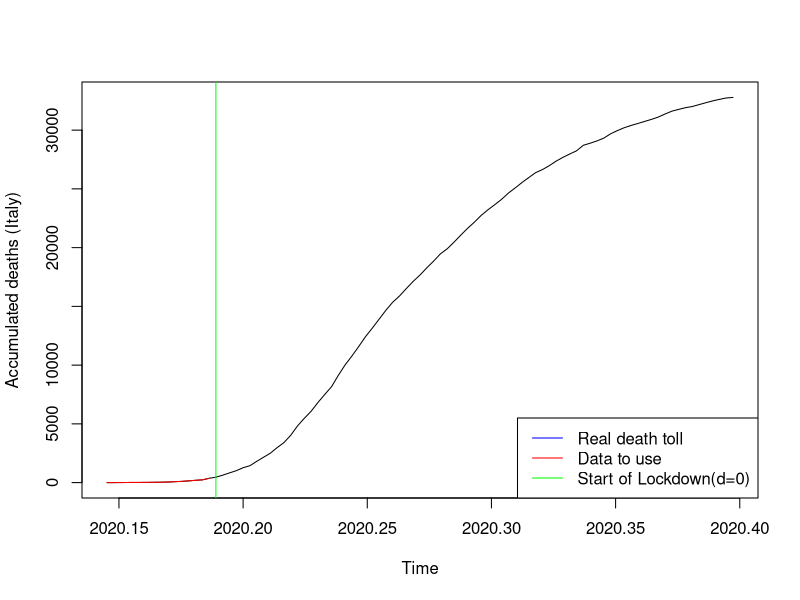
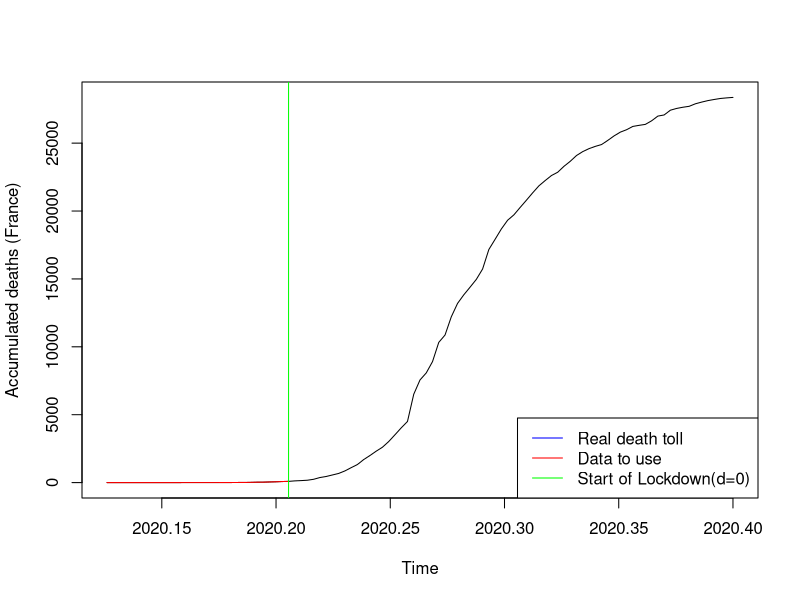
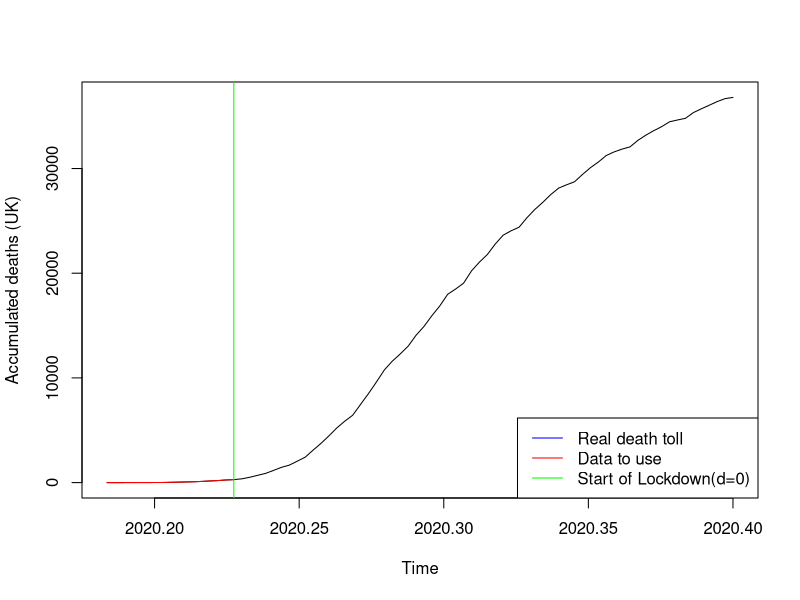
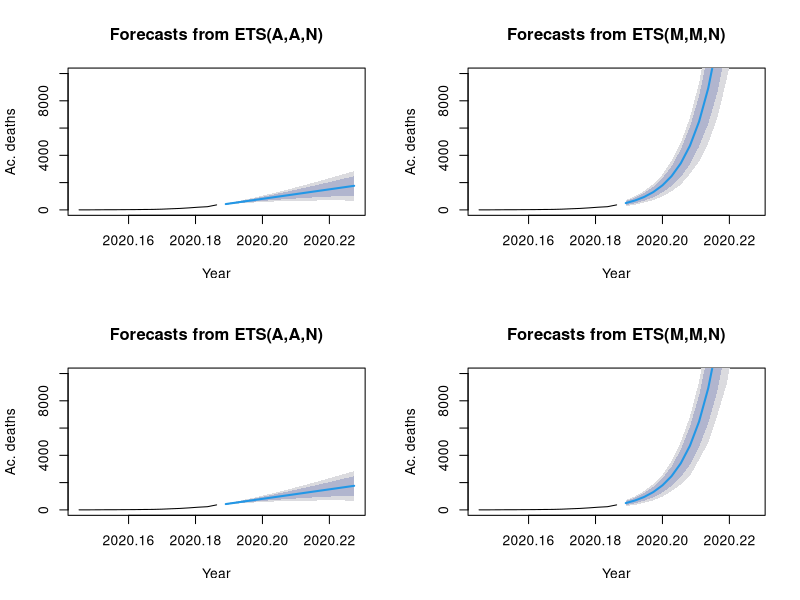
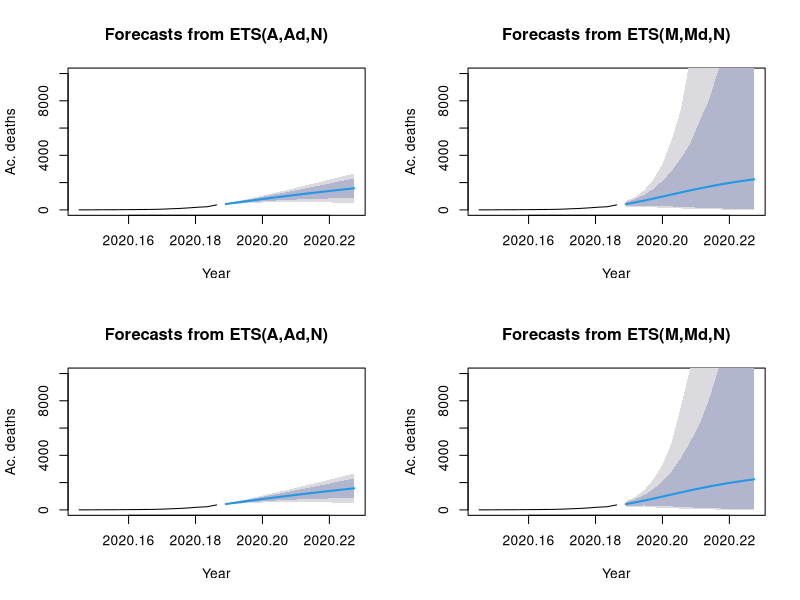
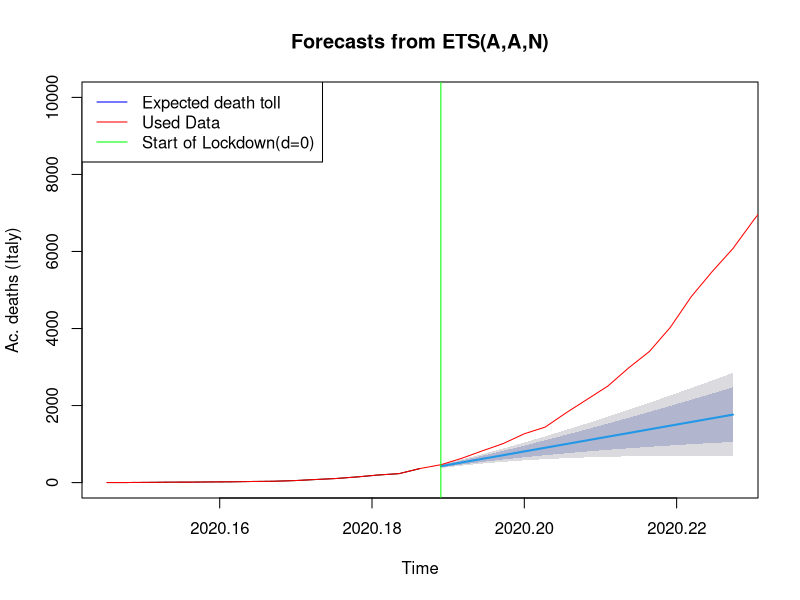
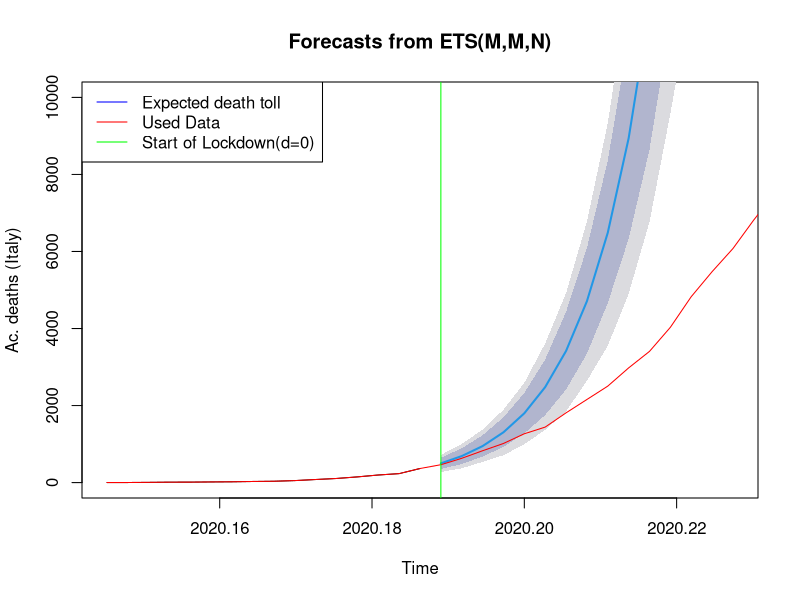
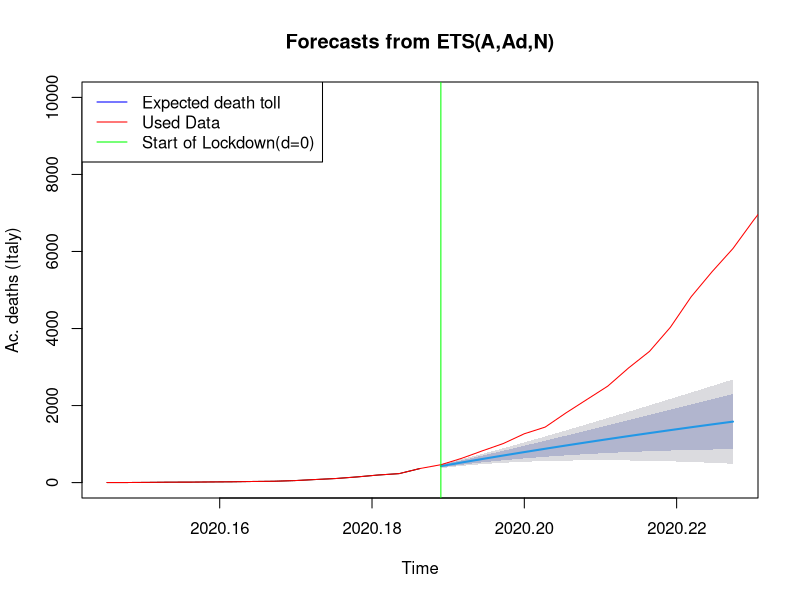

Recreate these plots in R, in order. (Note: a time limit stopped this script after it produced the figures.)
## ---- chunk 1
covid_data <- read.csv("COVID_data_v3.csv", header=TRUE, sep=",")
#ProjectData <- data.matrix(ProjectData) 
#ProjectData_INITIAL <- ProjectData
## ---- chunk 2
t0_IT=2020+53/365 #day of first casualty
P=15 #predicted days
cIT2_0 <- ts((covid_data$Cdeaths_IT[54:69]),start=t0_IT, frequency=365) #t=0 @ day69. +14d #before it was starting at 45
cIT3 <- ts((covid_data$Cdeaths_IT[54:146]),start=t0_IT, frequency=365)

plot(cIT3, xlab="Time", ylab="Accumulated deaths (Italy)")
lines(cIT2_0, col="red")
abline(v=2020+69/365, col="green")
legend("bottomright", legend=c("Real death toll","Data to use", "Start of Lockdown(d=0)"), col=c("blue", "red","green"), lty=1)
## ---- chunk 3
#French Data
t0_FR <- 2020+46/365
cFRA2_0 <- ts(covid_data$Cdeaths_FRA[46:75],start=t0_FR, frequency=365) #t=0 @ day75, March 15th #before it was starting at 45
cFRA3 <- ts(covid_data$Cdeaths_FRA[46:146],start=t0_FR, frequency=365)

plot(cFRA3, xlab="Time", ylab="Accumulated deaths (France)")
lines(cFRA2_0, col="red")
abline(v=2020+75/365, col="green")
legend("bottomright", legend=c("Real death toll","Data to use", "Start of Lockdown(d=0)"), col=c("blue", "red","green"), lty=1)
## ---- chunk 4
#UK Data

t0_UK=2020+67/365
cUK2_0 <- ts(covid_data$Cdeaths_UK[67:83],start=t0_UK, frequency=365) #t=0 @ day83. +0d
cUK3 <- ts(covid_data$Cdeaths_UK[67:146],start=t0_UK, frequency=365)

plot(cUK3, xlab="Time", ylab="Accumulated deaths (UK)")
lines(cUK2_0, col="red")
abline(v=2020+83/365, col="green")
legend("bottomright", legend=c("Real death toll","Data to use", "Start of Lockdown(d=0)"), col=c("blue", "red","green"), lty=1)


## ---- chunk 5
library(forecast)
#Italy
cIT2_0_AAN <- ets(cIT2_0, model="AAN", damped=FALSE)
cIT2_0_AAZ <- ets(cIT2_0, model="AAZ", damped=FALSE)
cIT2_0_MMN <- ets(cIT2_0, model="MMN", damped=FALSE)
cIT2_0_MMZ <- ets(cIT2_0, model="MMZ", damped=FALSE)

cIT2_0_AAND <- ets(cIT2_0, model="AAN", damped=TRUE)
cIT2_0_AAZD <- ets(cIT2_0, model="AAZ", damped=TRUE)
cIT2_0_MMND <- ets(cIT2_0, model="MMN", damped=TRUE)
cIT2_0_MMZD <- ets(cIT2_0, model="MMZ", damped=TRUE)


# Create their prediction "cones" for 360 months (30 years) into the future with quintile confidence intervals
## ---- chunk 6
cIT2_0_AAN_pred <- forecast(cIT2_0_AAN, h=P, level=c(0.8, 0.95))
cIT2_0_AAZ_pred <- forecast(cIT2_0_AAZ, h=P, level=c(0.8, 0.95))
cIT2_0_MMN_pred <- forecast(cIT2_0_MMN, h=P, level=c(0.8, 0.95))
cIT2_0_MMZ_pred <- forecast(cIT2_0_MMZ, h=P, level=c(0.8, 0.95))

cIT2_0_AAND_pred <- forecast(cIT2_0_AAND, h=P, level=c(0.8, 0.95))
cIT2_0_AAZD_pred <- forecast(cIT2_0_AAZD, h=P, level=c(0.8, 0.95))
cIT2_0_MMND_pred <- forecast(cIT2_0_MMND, h=P, level=c(0.8, 0.95))
cIT2_0_MMZD_pred <- forecast(cIT2_0_MMZD, h=P, level=c(0.8, 0.95))
## ---- chunk 7
cIT2_0_tbats <- tbats(cIT2_0)
cIT2_0_tbats_pred <-forecast(cIT2_0_tbats, h=P, level=c(0.8, 0.95))
## ---- chunk 8
cIT2_0_ARIMA <- auto.arima(cIT2_0,seasonal=FALSE)
cIT2_0_ARIMA_pred <- forecast(cIT2_0_ARIMA,P)
## ---- chunk 9
par(mfrow=c(2,2)) # This command sets the plot window to show 1 row of 4 plots
plot(cIT2_0_AAN_pred, xlab="Year", ylab="Ac. deaths", ylim=c(0,10000))
plot(cIT2_0_MMN_pred, xlab="Year", ylab="Ac. deaths", ylim=c(0,10000))
plot(cIT2_0_AAZ_pred, xlab="Year", ylab="Ac. deaths", ylim=c(0,10000))
plot(cIT2_0_MMZ_pred, xlab="Year", ylab="Ac. deaths", ylim=c(0,10000))

par(mfrow=c(2,2)) # This command sets the plot window to show 1 row of 4 plots
plot(cIT2_0_AAND_pred, xlab="Year", ylab="Ac. deaths", ylim=c(0,10000))
plot(cIT2_0_MMND_pred, xlab="Year", ylab="Ac. deaths", ylim=c(0,10000))
plot(cIT2_0_AAZD_pred, xlab="Year", ylab="Ac. deaths", ylim=c(0,10000))
plot(cIT2_0_MMZD_pred, xlab="Year", ylab="Ac. deaths", ylim=c(0,10000))
## ---- chunk 10
par(mfrow=c(1,1)) # This command sets the plot window to show 1 row of 1 plots
plot(cIT2_0_AAN_pred, xlab="Time", ylab="Ac. deaths (Italy)", ylim=c(0,10000))
lines(cIT3, col="red")
abline(v=2020+69/365, col="green")
legend("topleft", legend=c("Expected death toll","Used Data", "Start of Lockdown(d=0)"), col=c("blue", "red","green"), lty=1)

par(mfrow=c(1,1)) # This command sets the plot window to show 1 row of 1 plots
plot(cIT2_0_MMN_pred, xlab="Time", ylab="Ac. deaths (Italy)", ylim=c(0,10000))
lines(cIT3, col="red")
abline(v=2020+69/365, col="green")
legend("topleft", legend=c("Expected death toll","Used Data", "Start of Lockdown(d=0)"), col=c("blue", "red","green"), lty=1)

par(mfrow=c(1,1)) # This command sets the plot window to show 1 row of 1 plots
plot(cIT2_0_AAND_pred, xlab="Time", ylab="Ac. deaths (Italy)", ylim=c(0,10000))
lines(cIT3, col="red")
abline(v=2020+69/365, col="green")
legend("topleft", legend=c("Expected death toll","Used Data", "Start of Lockdown(d=0)"), col=c("blue", "red","green"), lty=1)

par(mfrow=c(1,1)) # This command sets the plot window to show 1 row of 1 plots
plot(cIT2_0_MMND_pred, xlab="Time", ylab="Ac. deaths (Italy)", ylim=c(0,10000))
lines(cIT3, col="red")
abline(v=2020+69/365, col="green")
legend("topleft", legend=c("Expected death toll","Used Data", "Start of Lockdown(d=0)"), col=c("blue", "red","green"), lty=1)
## ---- chunk 11
par(mfrow=c(1,1)) # This command sets the plot window to show 1 row of 1 plots
plot(cIT2_0_tbats_pred, xlab="Time", ylab="Ac. deaths (Italy)")
lines(cIT3, col="red")
abline(v=2020+69/365, col="green")
legend("topleft", legend=c("Expected death toll","Used Data", "Start of Lockdown(d=0)"), col=c("blue", "red","green"), lty=1)
## ---- chunk 12
par(mfrow=c(1,1)) # This command sets the plot window to show 1 row of 1 plots
plot(cIT2_0_ARIMA_pred, xlab="Time", ylab="Ac. deaths (Italy)")
lines(cIT3, col="red")
abline(v=2020+69/365, col="green")
legend("topleft", legend=c("Expected death toll","Used Data", "Start of Lockdown(d=0)"), col=c("blue", "red","green"), lty=1)
## ---- chunk 13
###
### Comparing models -- Time series Cross Validation (Rolling Horizon Holdout)
###

f_AANF  <- function(y, h) forecast(ets(y, model="AAN"), h = h)
errors_AANF <- tsCV(cIT2_0, f_AANF, h=1, window=15)

f_MMNF<- function(y, h) forecast(ets(y, model="MMN"), h = h)
errors_MMNF <- tsCV(cIT2_0, f_MMNF, h=1, window=15)

f_AAND  <- function(y, h) forecast(ets(y, model="AAN", damped=TRUE), h = h)
errors_AAND <- tsCV(cIT2_0, f_AAND, h=1, window=15)

f_MMND  <- function(y, h) forecast(ets(y, model="MMN", damped=TRUE), h = h)
errors_MMND <- tsCV(cIT2_0, f_MMND, h=1, window=15)

f_TBATS  <- function(y, h) forecast(tbats(y), h = h)
errors_TBATS <- tsCV(cIT2_0, f_TBATS, h=1, window=15)

f_ARIMA  <- function(y, h) forecast(auto.arima(y), h = h)
errors_ARIMA <- tsCV(cIT2_0, f_ARIMA, h=1, window=15)


#par(mfrow=c(1,1)) 
#plot(errors_AANF, ylab='tsCV errors')
#abline(0,0)
#lines(errors_MMNF, col="red")
#lines(errors_AAND, col="green")
#lines(errors_MMND, col="blue")
#lines(errors_TBATS, col="grey")
#lines(errors_ARIMA, col="orange")
#legend("left", legend=c("CV_error_AANF", "CV_error_MMNF","CV_error_AAND","CV_error_MMND", "CV_error_TBATS", "CV_error_ARIMA"), #col=c("black", "red", "green", "blue", "grey", "orange"), lty=1:4)
## ---- chunk 14
mean(abs(errors_AANF/cIT2_0), na.rm=TRUE)*100
mean(abs(errors_MMNF/cIT2_0), na.rm=TRUE)*100
mean(abs(errors_AAND/cIT2_0), na.rm=TRUE)*100
mean(abs(errors_MMND/cIT2_0), na.rm=TRUE)*100
mean(abs(errors_TBATS/cIT2_0), na.rm=TRUE)*100
mean(abs(errors_ARIMA/cIT2_0), na.rm=TRUE)*100

## ---- chunk 15
par(mfrow=c(1,1)) # This command sets the plot window to show 1 row of 1 plots
plot(cIT2_0_MMN_pred, xlab="Time", ylab="Ac. deaths (Italy)", ylim=c(0,10000))
lines(cIT3, col="red")
abline(v=2020+69/365, col="green")
legend("topleft", legend=c("Expected death toll","Used Data", "Start of Lockdown(d=0)"), col=c("blue", "red","green"), lty=1)
## ---- chunk 16
library(forecast)
#Italy
cFRA2_0_AAN <- ets(cFRA2_0, model="AAN", damped=FALSE)
cFRA2_0_AAZ <- ets(cFRA2_0, model="AAZ", damped=FALSE)
cFRA2_0_MMN <- ets(cFRA2_0, model="MMN", damped=FALSE)
cFRA2_0_MMZ <- ets(cFRA2_0, model="MMZ", damped=FALSE)

cFRA2_0_AAND <- ets(cFRA2_0, model="AAN", damped=TRUE)
cFRA2_0_AAZD <- ets(cFRA2_0, model="AAZ", damped=TRUE)
cFRA2_0_MMND <- ets(cFRA2_0, model="MMN", damped=TRUE)
cFRA2_0_MMZD <- ets(cFRA2_0, model="MMZ", damped=TRUE)


# Create their prediction "cones" for 360 months (30 years) into the future with quintile confidence intervals
cFRA2_0_AAN_pred <- forecast(cFRA2_0_AAN, h=P, level=c(0.8, 0.95))
cFRA2_0_AAZ_pred <- forecast(cFRA2_0_AAZ, h=P, level=c(0.8, 0.95))
cFRA2_0_MMN_pred <- forecast(cFRA2_0_MMN, h=P, level=c(0.8, 0.95))
cFRA2_0_MMZ_pred <- forecast(cFRA2_0_MMZ, h=P, level=c(0.8, 0.95))

cFRA2_0_AAND_pred <- forecast(cFRA2_0_AAND, h=P, level=c(0.8, 0.95))
cFRA2_0_AAZD_pred <- forecast(cFRA2_0_AAZD, h=P, level=c(0.8, 0.95))
cFRA2_0_MMND_pred <- forecast(cFRA2_0_MMND, h=P, level=c(0.8, 0.95))
cFRA2_0_MMZD_pred <- forecast(cFRA2_0_MMZD, h=P, level=c(0.8, 0.95))

cFRA2_0_tbats <- tbats(cFRA2_0)
cFRA2_0_tbats_pred <-forecast(cFRA2_0_tbats, h=P, level=c(0.8, 0.95))

cFRA2_0_ARIMA <- auto.arima(cFRA2_0,seasonal=FALSE)
cFRA2_0_ARIMA_pred <- forecast(cFRA2_0_ARIMA,P)


#par(mfrow=c(1,1)) # This command sets the plot window to show 1 row of 1 plots
#plot(cFRA2_0_AAN_pred, xlab="Time", ylab="Ac. deaths (FR)", ylim=c(0,10000))
#lines(cFRA3, col="red")

#par(mfrow=c(1,1)) # This command sets the plot window to show 1 row of 1 plots
#plot(cFRA2_0_MMN_pred, xlab="Time", ylab="Ac. deaths (FR)", ylim=c(0,10000))
#lines(cFRA3, col="red")

#par(mfrow=c(1,1)) # This command sets the plot window to show 1 row of 1 plots
#plot(cFRA2_0_AAND_pred, xlab="Time", ylab="Ac. deaths (FR)", ylim=c(0,10000))
#lines(cFRA3, col="red")

#par(mfrow=c(1,1)) # This command sets the plot window to show 1 row of 1 plots
#plot(cFRA2_0_MMND_pred, xlab="Time", ylab="Ac. deaths (FR)", ylim=c(0,10000))
#lines(cFRA3, col="red")

#par(mfrow=c(1,1)) # This command sets the plot window to show 1 row of 1 plots
#plot(cFRA2_0_tbats_pred, xlab="Time", ylab="Ac. deaths (FR)")
#lines(cFRA3, col="red")

#par(mfrow=c(1,1)) # This command sets the plot window to show 1 row of 1 plots
#plot(cFRA2_0_ARIMA_pred, xlab="Time", ylab="Ac. deaths (FR)")
#lines(cFRA3, col="red")


## ---- chunk 17
###
### Comparing models -- Time series Cross Validation (Rolling Horizon Holdout)
###

f_AANF  <- function(y, h) forecast(ets(y, model="AAN"), h = h)
errors_AANF <- tsCV(cFRA2_0, f_AANF, h=1, window=15)

f_MMNF<- function(y, h) forecast(ets(y, model="MMN"), h = h)
errors_MMNF <- tsCV(cFRA2_0, f_MMNF, h=1, window=15)

f_AAND  <- function(y, h) forecast(ets(y, model="AAN", damped=TRUE), h = h)
errors_AAND <- tsCV(cFRA2_0, f_AAND, h=1, window=15)

f_MMND  <- function(y, h) forecast(ets(y, model="MMN", damped=TRUE), h = h)
errors_MMND <- tsCV(cFRA2_0, f_MMND, h=1, window=15)

f_TBATS  <- function(y, h) forecast(tbats(y), h = h)
errors_TBATS <- tsCV(cFRA2_0, f_TBATS, h=1, window=15)

f_ARIMA  <- function(y, h) forecast(auto.arima(y), h = h)
errors_ARIMA <- tsCV(cFRA2_0, f_ARIMA, h=1, window=15)


#par(mfrow=c(1,1)) 
#plot(errors_AANF, ylab='tsCV errors')
#abline(0,0)
#lines(errors_MMNF, col="red")
#lines(errors_AAND, col="green")
#lines(errors_MMND, col="blue")
#lines(errors_TBATS, col="grey")
#lines(errors_ARIMA, col="orange")
#legend("left", legend=c("CV_error_AANF", "CV_error_MMNF","CV_error_AAND","CV_error_MMND", "CV_error_TBATS", "CV_error_ARIMA"), #col=c("black", "red", "green", "blue", "grey", "orange"), lty=1:4)
## ---- chunk 18

#mean(abs(errors_AANF/cFRA2_0), na.rm=TRUE)*100
#mean(abs(errors_MMNF/cFRA2_0), na.rm=TRUE)*100
#mean(abs(errors_AAND/cFRA2_0), na.rm=TRUE)*100
#mean(abs(errors_MMND/cFRA2_0), na.rm=TRUE)*100
#mean(abs(errors_TBATS/cFRA2_0), na.rm=TRUE)*100
#mean(abs(errors_ARIMA/cFRA2_0), na.rm=TRUE)*100

## ---- chunk 19
par(mfrow=c(1,1)) # This command sets the plot window to show 1 row of 1 plots
plot(cFRA2_0_tbats_pred, xlab="Time", ylab="Ac. deaths (FR)", ylim=c(0,10000))
lines(cFRA3, col="red")
abline(v=2020+75/365, col="green")
legend("topleft", legend=c("Expected death toll","Used Data", "Start of Lockdown(d=0)"), col=c("blue", "red","green"), lty=1)
## ---- chunk 20
library(forecast)
#Italy
cUK2_0_AAN <- ets(cUK2_0, model="AAN", damped=FALSE)
cUK2_0_AAZ <- ets(cUK2_0, model="AAZ", damped=FALSE)
cUK2_0_MMN <- ets(cUK2_0, model="MMN", damped=FALSE)
cUK2_0_MMZ <- ets(cUK2_0, model="MMZ", damped=FALSE)

cUK2_0_AAND <- ets(cUK2_0, model="AAN", damped=TRUE)
cUK2_0_AAZD <- ets(cUK2_0, model="AAZ", damped=TRUE)
cUK2_0_MMND <- ets(cUK2_0, model="MMN", damped=TRUE)
cUK2_0_MMZD <- ets(cUK2_0, model="MMZ", damped=TRUE)


# Create their prediction "cones" for 360 months (30 years) into the future with quintile confidence intervals
cUK2_0_AAN_pred <- forecast(cUK2_0_AAN, h=P, level=c(0.8, 0.95))
cUK2_0_AAZ_pred <- forecast(cUK2_0_AAZ, h=P, level=c(0.8, 0.95))
cUK2_0_MMN_pred <- forecast(cUK2_0_MMN, h=P, level=c(0.8, 0.95))
cUK2_0_MMZ_pred <- forecast(cUK2_0_MMZ, h=P, level=c(0.8, 0.95))

cUK2_0_AAND_pred <- forecast(cUK2_0_AAND, h=P, level=c(0.8, 0.95))
cUK2_0_AAZD_pred <- forecast(cUK2_0_AAZD, h=P, level=c(0.8, 0.95))
cUK2_0_MMND_pred <- forecast(cUK2_0_MMND, h=P, level=c(0.8, 0.95))
cUK2_0_MMZD_pred <- forecast(cUK2_0_MMZD, h=P, level=c(0.8, 0.95))

cUK2_0_tbats <- tbats(cUK2_0)
cUK2_0_tbats_pred <-forecast(cUK2_0_tbats, h=P, level=c(0.8, 0.95))

cUK2_0_ARIMA <- auto.arima(cUK2_0,seasonal=FALSE)
cUK2_0_ARIMA_pred <- forecast(cUK2_0_ARIMA,P)

#par(mfrow=c(2,2)) # This command sets the plot window to show 1 row of 4 plots
#plot(cUK2_0_AAN_pred, xlab="Year", ylab="Ac. deaths", ylim=c(0,10000))
#plot(cUK2_0_MMN_pred, xlab="Year", ylab="Ac. deaths", ylim=c(0,10000))
#plot(cUK2_0_AAZ_pred, xlab="Year", ylab="Ac. deaths", ylim=c(0,10000))
#plot(cUK2_0_MMZ_pred, xlab="Year", ylab="Ac. deaths", ylim=c(0,10000))

#par(mfrow=c(2,2)) # This command sets the plot window to show 1 row of 4 plots
#plot(cUK2_0_AAND_pred, xlab="Year", ylab="Ac. deaths", ylim=c(0,10000))
#plot(cUK2_0_MMND_pred, xlab="Year", ylab="Ac. deaths", ylim=c(0,10000))
#plot(cUK2_0_AAZD_pred, xlab="Year", ylab="Ac. deaths", ylim=c(0,10000))
#plot(cUK2_0_MMZD_pred, xlab="Year", ylab="Ac. deaths", ylim=c(0,10000))

#par(mfrow=c(1,1)) # This command sets the plot window to show 1 row of 1 plots
#plot(cUK2_0_AAN_pred, xlab="Time", ylab="Ac. deaths (UK)", ylim=c(0,10000))
#lines(cUK3, col="red")

#par(mfrow=c(1,1)) # This command sets the plot window to show 1 row of 1 plots
#plot(cUK2_0_MMN_pred, xlab="Time", ylab="Ac. deaths (UK)", ylim=c(0,10000))
#lines(cUK3, col="red")

#par(mfrow=c(1,1)) # This command sets the plot window to show 1 row of 1 plots
#plot(cUK2_0_AAND_pred, xlab="Time", ylab="Ac. deaths (UK)", ylim=c(0,10000))
#lines(cUK3, col="red")

#par(mfrow=c(1,1)) # This command sets the plot window to show 1 row of 1 plots
#plot(cUK2_0_MMND_pred, xlab="Time", ylab="Ac. deaths (UK)", ylim=c(0,10000))
#lines(cUK3, col="red")

#par(mfrow=c(1,1)) # This command sets the plot window to show 1 row of 1 plots
#plot(cUK2_0_tbats_pred, xlab="Time", ylab="Ac. deaths (UK)")
#lines(cUK3, col="red")

#par(mfrow=c(1,1)) # This command sets the plot window to show 1 row of 1 plots
#plot(cUK2_0_ARIMA_pred, xlab="Time", ylab="Ac. deaths (UK)")
#lines(cUK3, col="red")


## ---- chunk 21
###
### Comparing models -- Time series Cross Validation (Rolling Horizon Holdout)
###

f_AANF  <- function(y, h) forecast(ets(y, model="AAN"), h = h)
errors_AANF <- tsCV(cUK2_0, f_AANF, h=1, window=15)

f_MMNF<- function(y, h) forecast(ets(y, model="MMN"), h = h)
errors_MMNF <- tsCV(cUK2_0, f_MMNF, h=1, window=15)

f_AAND  <- function(y, h) forecast(ets(y, model="AAN", damped=TRUE), h = h)
errors_AAND <- tsCV(cUK2_0, f_AAND, h=1, window=15)

f_MMND  <- function(y, h) forecast(ets(y, model="MMN", damped=TRUE), h = h)
errors_MMND <- tsCV(cUK2_0, f_MMND, h=1, window=15)

f_TBATS  <- function(y, h) forecast(tbats(y), h = h)
errors_TBATS <- tsCV(cUK2_0, f_TBATS, h=1, window=15)

f_ARIMA  <- function(y, h) forecast(auto.arima(y), h = h)
errors_ARIMA <- tsCV(cUK2_0, f_ARIMA, h=1, window=15)


#par(mfrow=c(1,1)) 
#plot(errors_AANF, ylab='tsCV errors')
#abline(0,0)
#lines(errors_MMNF, col="red")
#lines(errors_AAND, col="green")
#lines(errors_MMND, col="blue")
#lines(errors_TBATS, col="grey")
#lines(errors_ARIMA, col="orange")
#legend("left", legend=c("CV_error_AANF", "CV_error_MMNF","CV_error_AAND","CV_error_MMND", "CV_error_TBATS", "CV_error_ARIMA"), #col=c("black", "red", "green", "blue", "grey", "orange"), lty=1:4)
## ---- chunk 22

#mean(abs(errors_AANF/cUK2_0), na.rm=TRUE)*100
#mean(abs(errors_MMNF/cUK2_0), na.rm=TRUE)*100
#mean(abs(errors_AAND/cUK2_0), na.rm=TRUE)*100
#mean(abs(errors_MMND/cUK2_0), na.rm=TRUE)*100
#mean(abs(errors_TBATS/cUK2_0), na.rm=TRUE)*100
#mean(abs(errors_ARIMA/cUK2_0), na.rm=TRUE)*100

## ---- chunk 23
par(mfrow=c(1,1)) # This command sets the plot window to show 1 row of 1 plots
plot(cUK2_0_tbats_pred, xlab="Time", ylab="Ac. deaths (UK)", ylim=c(0,10000))
lines(cUK3, col="red")
abline(v=2020+83/365, col="green")
legend("topleft", legend=c("Expected death toll","Used Data", "Start of Lockdown(d=0)"), col=c("blue", "red","green"), lty=1)
## ---- chunk 24

t0_IT=2020+53/365 #day of first casualty
P=15 #predicted days
cLIT2_0 <- ts(log(covid_data$Cdeaths_IT[54:69]),start=t0_IT, frequency=365) #t=0 @ day69. +14d #before it was starting at 45
cLIT3 <- ts(log(covid_data$Cdeaths_IT[54:146]),start=t0_IT, frequency=365)

plot(cLIT3, xlab="Time", ylab="log(Accumulated deaths (FR))")
lines(cLIT2_0, col="red")
abline(v=2020+69/365, col="green")
legend("bottomright", legend=c("Real death toll [log]","Data to use", "Start of Lockdown(d=0)"), col=c("blue", "red","green"), lty=1)



#French Data
t0log_FR <- 2020+66/365
cLFRA2_0 <- ts(log(covid_data$Cdeaths_FRA[67:75]),start=t0log_FR, frequency=365) #t=0 @ day75, March 15th #before it was starting at 45
cLFRA3 <- ts(log(covid_data$Cdeaths_FRA[67:146]),start=t0log_FR, frequency=365)

plot(cFRA3, xlab="Time", ylab="log(Accumulated deaths (France))")
lines(cLFRA2_0, col="red")
abline(v=2020+75/365, col="green")
legend("bottomright", legend=c("Real death toll [log]","Data to use", "Start of Lockdown(d=0)"), col=c("blue", "red","green"), lty=1)


#UK Data

t0_UKlog=2020+68/365
cLUK2_0 <- ts(log(covid_data$Cdeaths_UK[69:83]),start=t0_UKlog, frequency=365) #t=0 @ day83. +0d
cLUK3 <- ts(log(covid_data$Cdeaths_UK[69:146]),start=t0_UKlog, frequency=365)

plot(cLUK3, xlab="Time", ylab="log(Accumulated deaths (UK))")
lines(cLUK2_0, col="red")
abline(v=2020+83/365, col="green")
legend("bottomright", legend=c("Real death toll [log]","Data to use", "Start of Lockdown(d=0)"), col=c("blue", "red","green"), lty=1)


## ---- chunk 25
library(forecast)
#FR
cLIT2_0_AAN <- ets(cLIT2_0, model="AAN", damped=FALSE)
cLIT2_0_AAZ <- ets(cLIT2_0, model="AAZ", damped=FALSE)
cLIT2_0_MMN <- ets(cLIT2_0, model="MMN", damped=FALSE)
cLIT2_0_MMZ <- ets(cLIT2_0, model="MMZ", damped=FALSE)

cLIT2_0_AAND <- ets(cLIT2_0, model="AAN", damped=TRUE)
cLIT2_0_AAZD <- ets(cLIT2_0, model="AAZ", damped=TRUE)
cLIT2_0_MMND <- ets(cLIT2_0, model="MMN", damped=TRUE)
cLIT2_0_MMZD <- ets(cLIT2_0, model="MMZ", damped=TRUE)


# Create their prediction "cones" for 360 months (30 years) into the future with quintile confidence intervals
cLIT2_0_AAN_pred <- forecast(cLIT2_0_AAN, h=P, level=c(0.8, 0.95))
cLIT2_0_AAZ_pred <- forecast(cLIT2_0_AAZ, h=P, level=c(0.8, 0.95))
cLIT2_0_MMN_pred <- forecast(cLIT2_0_MMN, h=P, level=c(0.8, 0.95))
cLIT2_0_MMZ_pred <- forecast(cLIT2_0_MMZ, h=P, level=c(0.8, 0.95))

cLIT2_0_AAND_pred <- forecast(cLIT2_0_AAND, h=P, level=c(0.8, 0.95))
cLIT2_0_AAZD_pred <- forecast(cLIT2_0_AAZD, h=P, level=c(0.8, 0.95))
cLIT2_0_MMND_pred <- forecast(cLIT2_0_MMND, h=P, level=c(0.8, 0.95))
cLIT2_0_MMZD_pred <- forecast(cLIT2_0_MMZD, h=P, level=c(0.8, 0.95))

cLIT2_0_tbats <- tbats(cLIT2_0)
cLIT2_0_tbats_pred <-forecast(cLIT2_0_tbats, h=P, level=c(0.8, 0.95))

cLIT2_0_ARIMA <- auto.arima(cLIT2_0,seasonal=FALSE)
cLIT2_0_ARIMA_pred <- forecast(cLIT2_0_ARIMA,P)


par(mfrow=c(1,1)) # This command sets the plot window to show 1 row of 1 plots
plot(cLIT2_0_AAN_pred, xlab="Time", ylab="log(Ac. deaths (Italy))", ylim=c(0,20))
lines(cLIT3, col="red")
abline(v=2020+69/365, col="green")

par(mfrow=c(1,1)) # This command sets the plot window to show 1 row of 1 plots
plot(cLIT2_0_MMN_pred, xlab="Time", ylab="log(Ac. deaths (Italy))", ylim=c(0,20))
lines(cLIT3, col="red")
abline(v=2020+69/365, col="green")

par(mfrow=c(1,1)) # This command sets the plot window to show 1 row of 1 plots
plot(cLIT2_0_AAND_pred, xlab="Time", ylab="log(Ac. deaths (Italy))", ylim=c(0,20))
lines(cLIT3, col="red")
abline(v=2020+69/365, col="green")

par(mfrow=c(1,1)) # This command sets the plot window to show 1 row of 1 plots
plot(cLIT2_0_MMND_pred, xlab="Time", ylab="log(Ac. deaths (Italy))", ylim=c(0,20))
lines(cLIT3, col="red")
abline(v=2020+69/365, col="green")

par(mfrow=c(1,1)) # This command sets the plot window to show 1 row of 1 plots
plot(cLIT2_0_tbats_pred, xlab="Time", ylab="log(Ac. deaths (Italy))", ylim=c(0,20))
lines(cLIT3, col="red")
abline(v=2020+69/365, col="green")

par(mfrow=c(1,1)) # This command sets the plot window to show 1 row of 1 plots
plot(cLIT2_0_ARIMA_pred, xlab="Time", ylab="log(Ac. deaths (Italy))", ylim=c(0,20))
lines(cLIT3, col="red")
abline(v=2020+69/365, col="green")

## ---- chunk 26
###
### Comparing models -- Time series Cross Validation (Rolling Horizon Holdout)
###

f_AANF  <- function(y, h) forecast(ets(y, model="AAN"), h = h)
errors_AANF <- tsCV(cLIT2_0, f_AANF, h=1, window=13)

f_MMNF<- function(y, h) forecast(ets(y, model="MMN"), h = h)
errors_MMNF <- tsCV(cLIT2_0, f_MMNF, h=1, window=13)

f_AAND  <- function(y, h) forecast(ets(y, model="AAN", damped=TRUE), h = h)
errors_AAND <- tsCV(cLIT2_0, f_AAND, h=1, window=13)

f_MMND  <- function(y, h) forecast(ets(y, model="MMN", damped=TRUE), h = h)
errors_MMND <- tsCV(cLIT2_0, f_MMND, h=1, window=13)

f_TBATS  <- function(y, h) forecast(tbats(y), h = h)
errors_TBATS <- tsCV(cLIT2_0, f_TBATS, h=1, window=13)

f_ARIMA  <- function(y, h) forecast(auto.arima(y), h = h)
errors_ARIMA <- tsCV(cLIT2_0, f_ARIMA, h=1, window=13)


#par(mfrow=c(1,1)) 
#plot(errors_AANF, ylab='tsCV errors')
#abline(0,0)
#lines(errors_MMNF, col="red")
#lines(errors_AAND, col="green")
#lines(errors_MMND, col="blue")
#lines(errors_TBATS, col="grey")
#lines(errors_ARIMA, col="orange")
#legend("left", legend=c("CV_error_AANF", "CV_error_MMNF","CV_error_AAND","CV_error_MMND", "CV_error_TBATS", "CV_error_ARIMA"), #col=c("black", "red", "green", "blue", "grey", "orange"), lty=1:4)
## ---- chunk 27
mean(abs(errors_AANF/cLIT2_0), na.rm=TRUE)*100
mean(abs(errors_MMNF/cLIT2_0), na.rm=TRUE)*100
mean(abs(errors_AAND/cLIT2_0), na.rm=TRUE)*100
mean(abs(errors_MMND/cLIT2_0), na.rm=TRUE)*100
mean(abs(errors_TBATS/cLIT2_0), na.rm=TRUE)*100
mean(abs(errors_ARIMA/cLIT2_0), na.rm=TRUE)*100

## ---- chunk 28

par(mfrow=c(1,1)) # This command sets the plot window to show 1 row of 1 plots
plot(cLIT2_0_ARIMA_pred, xlab="Time", ylab="log(Ac. deaths (Italy))", ylim=c(0,20))
lines(cLIT3, col="red")
abline(v=2020+69/365, col="green")
## ---- chunk 29
expforeIT_mean<-exp(cLIT2_0_ARIMA_pred$mean)

par(mfrow=c(1,1)) # This command sets the plot window to show 1 row of 1 plots
plot(expforeIT_mean, xlab="Time", ylab="Ac. deaths (FR)", ylim=c(0,1e4))
lines(cIT3, col="red")
abline(v=2020+69/365, col="green")

## ---- chunk 30
library(forecast)
#FR
cLFRA2_0_AAN <- ets(cLFRA2_0, model="AAN", damped=FALSE)
cLFRA2_0_AAZ <- ets(cLFRA2_0, model="AAZ", damped=FALSE)
cLFRA2_0_MMN <- ets(cLFRA2_0, model="MMN", damped=FALSE)
cLFRA2_0_MMZ <- ets(cLFRA2_0, model="MMZ", damped=FALSE)

cLFRA2_0_AAND <- ets(cLFRA2_0, model="AAN", damped=TRUE)
cLFRA2_0_AAZD <- ets(cLFRA2_0, model="AAZ", damped=TRUE)
cLFRA2_0_MMND <- ets(cLFRA2_0, model="MMN", damped=TRUE)
cLFRA2_0_MMZD <- ets(cLFRA2_0, model="MMZ", damped=TRUE)


# Create their prediction "cones" for 360 months (30 years) into the future with quintile confidence intervals
cLFRA2_0_AAN_pred <- forecast(cLFRA2_0_AAN, h=P, level=c(0.8, 0.95))
cLFRA2_0_AAZ_pred <- forecast(cLFRA2_0_AAZ, h=P, level=c(0.8, 0.95))
cLFRA2_0_MMN_pred <- forecast(cLFRA2_0_MMN, h=P, level=c(0.8, 0.95))
cLFRA2_0_MMZ_pred <- forecast(cLFRA2_0_MMZ, h=P, level=c(0.8, 0.95))

cLFRA2_0_AAND_pred <- forecast(cLFRA2_0_AAND, h=P, level=c(0.8, 0.95))
cLFRA2_0_AAZD_pred <- forecast(cLFRA2_0_AAZD, h=P, level=c(0.8, 0.95))
cLFRA2_0_MMND_pred <- forecast(cLFRA2_0_MMND, h=P, level=c(0.8, 0.95))
cLFRA2_0_MMZD_pred <- forecast(cLFRA2_0_MMZD, h=P, level=c(0.8, 0.95))

cLFRA2_0_tbats <- tbats(cLFRA2_0)
cLFRA2_0_tbats_pred <-forecast(cLFRA2_0_tbats, h=P, level=c(0.8, 0.95))

cLFRA2_0_ARIMA <- auto.arima(cLFRA2_0,seasonal=FALSE)
cLFRA2_0_ARIMA_pred <- forecast(cLFRA2_0_ARIMA,P)


#par(mfrow=c(1,1)) # This command sets the plot window to show 1 row of 1 plots
#plot(cLFRA2_0_AAN_pred, xlab="Time", ylab="log(Ac. deaths (FR))", ylim=c(0,20))
##lines(cLFRA3, col="red")
#abline(v=2020+75/365, col="green")

#par(mfrow=c(1,1)) # This command sets the plot window to show 1 row of 1 plots
#plot(cLFRA2_0_MMN_pred, xlab="Time", ylab="log(Ac. deaths (FR))", ylim=c(0,20))
#lines(cLFRA3, col="red")
#abline(v=2020+75/365, col="green")

#par(mfrow=c(1,1)) # This command sets the plot window to show 1 row of 1 plots
##plot(cLFRA2_0_AAND_pred, xlab="Time", ylab="log(Ac. deaths (FR))", ylim=c(0,20))
#lines(cLFRA3, col="red")
##abline(v=2020+75/365, col="green")

#par(mfrow=c(1,1)) # This command sets the plot window to show 1 row of 1 plots
#plot(cLFRA2_0_MMND_pred, xlab="Time", ylab="log(Ac. deaths (FR))", ylim=c(0,20))
#lines(cLFRA3, col="red")
#abline(v=2020+75/365, col="green")

#par(mfrow=c(1,1)) # This command sets the plot window to show 1 row of 1 plots
#plot(cLFRA2_0_tbats_pred, xlab="Time", ylab="log(Ac. deaths (FR))", ylim=c(0,20))
#lines(cLFRA3, col="red")
#abline(v=2020+75/365, col="green")

#par(mfrow=c(1,1)) # This command sets the plot window to show 1 row of 1 plots
#plot(cLFRA2_0_ARIMA_pred, xlab="Time", ylab="log(Ac. deaths (FR))", ylim=c(0,20))
#lines(cLFRA3, col="red")
#abline(v=2020+75/365, col="green")

## ---- chunk 31
###
### Comparing models -- Time series Cross Validation (Rolling Horizon Holdout)
###

f_AANF  <- function(y, h) forecast(ets(y, model="AAN"), h = h)
errors_AANF <- tsCV(cLFRA2_0, f_AANF, h=1, window=8)

f_MMNF<- function(y, h) forecast(ets(y, model="MMN"), h = h)
errors_MMNF <- tsCV(cLFRA2_0, f_MMNF, h=1, window=8)

f_AAND  <- function(y, h) forecast(ets(y, model="AAN", damped=TRUE), h = h)
errors_AAND <- tsCV(cLFRA2_0, f_AAND, h=1, window=8)

f_MMND  <- function(y, h) forecast(ets(y, model="MMN", damped=TRUE), h = h)
errors_MMND <- tsCV(cLFRA2_0, f_MMND, h=1, window=8)

f_TBATS  <- function(y, h) forecast(tbats(y), h = h)
errors_TBATS <- tsCV(cLFRA2_0, f_TBATS, h=1, window=8)

f_ARIMA  <- function(y, h) forecast(auto.arima(y), h = h)
errors_ARIMA <- tsCV(cLFRA2_0, f_ARIMA, h=1, window=8)


#par(mfrow=c(1,1)) 
#plot(errors_AANF, ylab='tsCV errors')
#abline(0,0)
#lines(errors_MMNF, col="red")
#lines(errors_AAND, col="green")
#lines(errors_MMND, col="blue")
#lines(errors_TBATS, col="grey")
#lines(errors_ARIMA, col="orange")
#legend("left", legend=c("CV_error_AANF", "CV_error_MMNF","CV_error_AAND","CV_error_MMND", "CV_error_TBATS", "CV_error_ARIMA"), #col=c("black", "red", "green", "blue", "grey", "orange"), lty=1:4)
## ---- chunk 32
mean(abs(errors_AANF/cLFRA2_0), na.rm=TRUE)*100
mean(abs(errors_MMNF/cLFRA2_0), na.rm=TRUE)*100
mean(abs(errors_AAND/cLFRA2_0), na.rm=TRUE)*100
mean(abs(errors_MMND/cLFRA2_0), na.rm=TRUE)*100
mean(abs(errors_TBATS/cLFRA2_0), na.rm=TRUE)*100
mean(abs(errors_ARIMA/cLFRA2_0), na.rm=TRUE)*100

## ---- chunk 33

par(mfrow=c(1,1)) # This command sets the plot window to show 1 row of 1 plots
plot(cLFRA2_0_ARIMA_pred, xlab="Time", ylab="log(Ac. deaths (FR))", ylim=c(0,20))
lines(cLFRA3, col="red")
abline(v=2020+75/365, col="green")
## ---- chunk 34
expforeFRA_mean<-exp(cLFRA2_0_ARIMA_pred$mean)

par(mfrow=c(1,1)) # This command sets the plot window to show 1 row of 1 plots
plot(expforeFRA_mean, xlab="Time", ylab="Ac. deaths (FR)", ylim=c(0,1e4))
abline(v=2020+75/365, col="green")
lines(cFRA3, col="red")



## ---- chunk 35
library(forecast)
#UK
cLUK2_0_AAN <- ets(cLUK2_0, model="AAN", damped=FALSE)
cLUK2_0_AAZ <- ets(cLUK2_0, model="AAZ", damped=FALSE)
cLUK2_0_MMN <- ets(cLUK2_0, model="MMN", damped=FALSE)
cLUK2_0_MMZ <- ets(cLUK2_0, model="MMZ", damped=FALSE)

cLUK2_0_AAND <- ets(cLUK2_0, model="AAN", damped=TRUE)
cLUK2_0_AAZD <- ets(cLUK2_0, model="AAZ", damped=TRUE)
cLUK2_0_MMND <- ets(cLUK2_0, model="MMN", damped=TRUE)
cLUK2_0_MMZD <- ets(cLUK2_0, model="MMZ", damped=TRUE)


# Create their prediction "cones" for 360 months (30 years) into the future with quintile confidence intervals
cLUK2_0_AAN_pred <- forecast(cLUK2_0_AAN, h=P, level=c(0.8, 0.95))
cLUK2_0_AAZ_pred <- forecast(cLUK2_0_AAZ, h=P, level=c(0.8, 0.95))
cLUK2_0_MMN_pred <- forecast(cLUK2_0_MMN, h=P, level=c(0.8, 0.95))
cLUK2_0_MMZ_pred <- forecast(cLUK2_0_MMZ, h=P, level=c(0.8, 0.95))

cLUK2_0_AAND_pred <- forecast(cLUK2_0_AAND, h=P, level=c(0.8, 0.95))
cLUK2_0_AAZD_pred <- forecast(cLUK2_0_AAZD, h=P, level=c(0.8, 0.95))
cLUK2_0_MMND_pred <- forecast(cLUK2_0_MMND, h=P, level=c(0.8, 0.95))
cLUK2_0_MMZD_pred <- forecast(cLUK2_0_MMZD, h=P, level=c(0.8, 0.95))

cLUK2_0_tbats <- tbats(cLUK2_0)
cLUK2_0_tbats_pred <-forecast(cLUK2_0_tbats, h=P, level=c(0.8, 0.95))

cLUK2_0_ARIMA <- auto.arima(cLUK2_0,seasonal=FALSE)
cLUK2_0_ARIMA_pred <- forecast(cLUK2_0_ARIMA,P)


#par(mfrow=c(1,1)) # This command sets the plot window to show 1 row of 1 plots
#plot(cLUK2_0_AAN_pred, xlab="Time", ylab="log(Ac. deaths (UK))", ylim=c(0,20))
##lines(cLUK3, col="red")
#abline(v=2020+75/365, col="green")

#par(mfrow=c(1,1)) # This command sets the plot window to show 1 row of 1 plots
#plot(cLUK2_0_MMN_pred, xlab="Time", ylab="log(Ac. deaths (UK))", ylim=c(0,20))
#lines(cLUK3, col="red")
#abline(v=2020+75/365, col="green")

#par(mfrow=c(1,1)) # This command sets the plot window to show 1 row of 1 plots
##plot(cLUK2_0_AAND_pred, xlab="Time", ylab="log(Ac. deaths (UK))", ylim=c(0,20))
#lines(cLUK3, col="red")
##abline(v=2020+75/365, col="green")

#par(mfrow=c(1,1)) # This command sets the plot window to show 1 row of 1 plots
#plot(cLUK2_0_MMND_pred, xlab="Time", ylab="log(Ac. deaths (UK))", ylim=c(0,20))
#lines(cLUK3, col="red")
#abline(v=2020+75/365, col="green")

#par(mfrow=c(1,1)) # This command sets the plot window to show 1 row of 1 plots
#plot(cLUK2_0_tbats_pred, xlab="Time", ylab="log(Ac. deaths (UK))", ylim=c(0,20))
#lines(cLUK3, col="red")
#abline(v=2020+75/365, col="green")

#par(mfrow=c(1,1)) # This command sets the plot window to show 1 row of 1 plots
#plot(cLUK2_0_ARIMA_pred, xlab="Time", ylab="log(Ac. deaths (UK))", ylim=c(0,20))
#lines(cLUK3, col="red")
#abline(v=2020+75/365, col="green")

## ---- chunk 36
###
### Comparing models -- Time series Cross Validation (Rolling Horizon Holdout)
###

f_AANF  <- function(y, h) forecast(ets(y, model="AAN"), h = h)
errors_AANF <- tsCV(cLUK2_0, f_AANF, h=1, window=12)

f_MMNF<- function(y, h) forecast(ets(y, model="MMN"), h = h)
errors_MMNF <- tsCV(cLUK2_0, f_MMNF, h=1, window=12)

f_AAND  <- function(y, h) forecast(ets(y, model="AAN", damped=TRUE), h = h)
errors_AAND <- tsCV(cLUK2_0, f_AAND, h=1, window=12)

f_MMND  <- function(y, h) forecast(ets(y, model="MMN", damped=TRUE), h = h)
errors_MMND <- tsCV(cLUK2_0, f_MMND, h=1, window=12)

f_TBATS  <- function(y, h) forecast(tbats(y), h = h)
errors_TBATS <- tsCV(cLUK2_0, f_TBATS, h=1, window=12)

f_ARIMA  <- function(y, h) forecast(auto.arima(y), h = h)
errors_ARIMA <- tsCV(cLUK2_0, f_ARIMA, h=1, window=12)


#par(mfrow=c(1,1)) 
#plot(errors_AANF, ylab='tsCV errors')
#abline(0,0)
#lines(errors_MMNF, col="red")
#lines(errors_AAND, col="green")
#lines(errors_MMND, col="blue")
#lines(errors_TBATS, col="grey")
#lines(errors_ARIMA, col="orange")
#legend("left", legend=c("CV_error_AANF", "CV_error_MMNF","CV_error_AAND","CV_error_MMND", "CV_error_TBATS", "CV_error_ARIMA"), #col=c("black", "red", "green", "blue", "grey", "orange"), lty=1:4)
## ---- chunk 37
#mean(abs(errors_AANF/cLUK2_0), na.rm=TRUE)*100
#mean(abs(errors_MMNF/cLUK2_0), na.rm=TRUE)*100
#mean(abs(errors_AAND/cLUK2_0), na.rm=TRUE)*100
#mean(abs(errors_MMND/cLUK2_0), na.rm=TRUE)*100
#mean(abs(errors_TBATS/cLUK2_0), na.rm=TRUE)*100
#mean(abs(errors_ARIMA/cLUK2_0), na.rm=TRUE)*100

## ---- chunk 38

par(mfrow=c(1,1)) # This command sets the plot window to show 1 row of 1 plots
plot(cLUK2_0_ARIMA_pred, xlab="Time", ylab="log(Ac. deaths (FR))", ylim=c(0,20))
lines(cLUK3, col="red")
abline(v=2020+83/365, col="green")
## ---- chunk 39
expforeFRA_mean<-exp(cLUK2_0_ARIMA_pred$mean)

par(mfrow=c(1,1)) # This command sets the plot window to show 1 row of 1 plots
plot(expforeFRA_mean, xlab="Time", ylab="Ac. deaths (FR)", ylim=c(0,1e4))
abline(v=2020+83/365, col="green")
lines(cUK3, col="red")



## ---- chunk 40

library(forecast)

####################
###ITALY ANALYSIS###
####################

t0=2020+53/365
P=15 #predicted days

cIT <- ts(covid_data$Cdeaths_IT,start=0, frequency=1)
cIT_14 <- ts(covid_data$Cdeaths_IT[54:83],start=t0, frequency=365) #t=0 @ day69. +14d #before it was starting at 45
cIT_F <- ts(covid_data$Cdeaths_IT[54:148],start=t0, frequency=365)   # a supprimer 

cIT_14_AAN <- ets(cIT_14, model="AAN", damped=FALSE)
cIT_14_AAZ <- ets(cIT_14, model="AAZ", damped=FALSE)
cIT_14_MMN <- ets(cIT_14, model="MMN", damped=FALSE)
cIT_14_MMZ <- ets(cIT_14, model="MMZ", damped=FALSE)

cIT_14_AAND <- ets(cIT_14, model="AAN", damped=TRUE)
cIT_14_AAZD <- ets(cIT_14, model="AAZ", damped=TRUE)
cIT_14_MMND <- ets(cIT_14, model="MMN", damped=TRUE)
cIT_14_MMZD <- ets(cIT_14, model="MMZ", damped=TRUE)

# Create their prediction "cones" for 360 months (30 years) into the future with quintile confidence intervals
cIT_14_AAN_pred <- forecast(cIT_14_AAN, h=30, level=c(0.8, 0.95))
cIT_14_AAZ_pred <- forecast(cIT_14_AAZ, h=30, level=c(0.8, 0.95))
cIT_14_MMN_pred <- forecast(cIT_14_MMN, h=30, level=c(0.8, 0.95))
cIT_14_MMZ_pred <- forecast(cIT_14_MMZ, h=30, level=c(0.8, 0.95))

cIT_14_AAND_pred <- forecast(cIT_14_AAND, h=30, level=c(0.8, 0.95))
cIT_14_AAZD_pred <- forecast(cIT_14_AAZD, h=30, level=c(0.8, 0.95))
cIT_14_MMND_pred <- forecast(cIT_14_MMND, h=30, level=c(0.8, 0.95))
cIT_14_MMZD_pred <- forecast(cIT_14_MMZD, h=30, level=c(0.8, 0.95))

cIT_14_tbats <- tbats(cIT_14)
cIT_14_tbats_pred <-forecast(cIT_14_tbats, h=30, level=c(0.8, 0.95))
par(mfrow=c(1,1))

cIT_14_ARIMA <- auto.arima(cIT_14,seasonal=FALSE)
cIT_14_ARIMA_pred <- forecast(cIT_14_ARIMA,30)



###
### Comparing models -- Time series Cross Validation (Rolling Horizon Holdout)
###

f_AANF  <- function(y, h) forecast(ets(y, model="AAN"), h = h)
errors_AANF <- tsCV(cIT_14, f_AANF, h=1, window=15)

f_MMNF<- function(y, h) forecast(ets(y, model="MMN"), h = h)
errors_MMNF <- tsCV(cIT_14, f_MMNF, h=1, window=15)

f_AAND  <- function(y, h) forecast(ets(y, model="AAN", damped=TRUE), h = h)
errors_AAND <- tsCV(cIT_14, f_AAND, h=1, window=15)

f_MMND  <- function(y, h) forecast(ets(y, model="MMN", damped=TRUE), h = h)
errors_MMND <- tsCV(cIT_14, f_MMND, h=1, window=15)

f_TBATS  <- function(y, h) forecast(tbats(y), h = h)
errors_TBATS <- tsCV(cIT_14, f_TBATS, h=1, window=15)

f_ARIMA  <- function(y, h) forecast(auto.arima(y), h = h)
errors_ARIMA <- tsCV(cIT_14, f_ARIMA, h=1, window=15)

#mean(abs(errors_AANF/cIT_14), na.rm=TRUE)*100
#mean(abs(errors_MMNF/cIT_14), na.rm=TRUE)*100
#mean(abs(errors_AAND/cIT_14), na.rm=TRUE)*100
#mean(abs(errors_MMND/cIT_14), na.rm=TRUE)*100
#mean(abs(errors_TBATS/cIT_14), na.rm=TRUE)*100
#mean(abs(errors_ARIMA/cIT_14), na.rm=TRUE)*100

## ---- chunk 41

# Export the results out
write.csv(cIT_14_MMND_pred, file = "IT no lockdown+14d (MMND) .csv") # export the selected model's predictions into a CSV file

plot(cIT_14_MMND_pred, xlab="Year", ylab="Italy Acummulated deaths", ylim=c(0,100000))
lines(cIT_F, col="red")
abline(v=2020+69/365, col="green")
legend("left", legend=c("Best fitted model","Real death toll", "Start of Lockdown"), col=c("blue", "red","green"), lty=1)


## ---- chunk 42
#####################
###France ANALYSIS###
####################


t0=2020+53/365
cFRA_14 <- ts(covid_data$Cdeaths_IT[58:89],start=t0, frequency=365) #t=0 @ day75. +14d 
cFRA_F <- ts(covid_data$Cdeaths_IT[58:148],start=t0, frequency=365)   # a supprimer?


cFRA_14_AAN <- ets(cFRA_14, model="AAN", damped=FALSE)
cFRA_14_AAZ <- ets(cFRA_14, model="AAZ", damped=FALSE)
cFRA_14_MMN <- ets(cFRA_14, model="MMN", damped=FALSE)
cFRA_14_MMZ <- ets(cFRA_14, model="MMZ", damped=FALSE)

cFRA_14_AAND <- ets(cFRA_14, model="AAN", damped=TRUE)
cFRA_14_AAZD <- ets(cFRA_14, model="AAZ", damped=TRUE)
cFRA_14_MMND <- ets(cFRA_14, model="MMN", damped=TRUE)
cFRA_14_MMZD <- ets(cFRA_14, model="MMZ", damped=TRUE)

# Create their prediction "cones" for 360 months (30 years) into the future with quintile confidence intervals
cFRA_14_AAN_pred <- forecast(cFRA_14_AAN, h=30, level=c(0.8, 0.95))
cFRA_14_AAZ_pred <- forecast(cFRA_14_AAZ, h=30, level=c(0.8, 0.95))
cFRA_14_MMN_pred <- forecast(cFRA_14_MMN, h=30, level=c(0.8, 0.95))
cFRA_14_MMZ_pred <- forecast(cFRA_14_MMZ, h=30, level=c(0.8, 0.95))

cFRA_14_AAND_pred <- forecast(cFRA_14_AAND, h=30, level=c(0.8, 0.95))
cFRA_14_AAZD_pred <- forecast(cFRA_14_AAZD, h=30, level=c(0.8, 0.95))
cFRA_14_MMND_pred <- forecast(cFRA_14_MMND, h=30, level=c(0.8, 0.95))
cFRA_14_MMZD_pred <- forecast(cFRA_14_MMZD, h=30, level=c(0.8, 0.95))

cFRA_14_tbats <- tbats(cFRA_14)
cFRA_14_tbats_pred <-forecast(cFRA_14_tbats, h=30, level=c(0.8, 0.95))
par(mfrow=c(1,1))

cFRA_14_ARIMA <- auto.arima(cFRA_14,seasonal=FALSE)
cFRA_14_ARIMA_pred <- forecast(cFRA_14_ARIMA,30)


###
### Comparing models -- Time series Cross Validation (Rolling Horizon Holdout)
###

f_AANF  <- function(y, h) forecast(ets(y, model="AAN"), h = h)
errors_AANF <- tsCV(cFRA_14, f_AANF, h=1, window=10)

f_MMNF<- function(y, h) forecast(ets(y, model="MMN"), h = h)
errors_MMNF <- tsCV(cFRA_14, f_MMNF, h=1, window=10)

f_AAND  <- function(y, h) forecast(ets(y, model="AAN", damped=TRUE), h = h)
errors_AAND <- tsCV(cFRA_14, f_AAND, h=1, window=10)

f_MMND  <- function(y, h) forecast(ets(y, model="MMN", damped=TRUE), h = h)
errors_MMND <- tsCV(cFRA_14, f_MMND, h=1, window=10)

f_TBATS  <- function(y, h) forecast(tbats(y), h = h)
errors_TBATS <- tsCV(cFRA_14, f_TBATS, h=1, window=10)

f_ARIMA  <- function(y, h) forecast(auto.arima(y), h = h)
errors_ARIMA <- tsCV(cFRA_14, f_ARIMA, h=1, window=10)

#mean(abs(errors_AANF/cFRA_14), na.rm=TRUE)*100
#mean(abs(errors_MMNF/cFRA_14), na.rm=TRUE)*100
#mean(abs(errors_AAND/cFRA_14), na.rm=TRUE)*100
#mean(abs(errors_MMND/cFRA_14), na.rm=TRUE)*100
#mean(abs(errors_TBATS/cFRA_14), na.rm=TRUE)*100
#mean(abs(errors_ARIMA/cFRA_14), na.rm=TRUE)*100


## ---- chunk 43



# Export the results out
write.csv(cFRA_14_tbats_pred, file = "FRA no lockdown+14d (MMND) .csv") # export the selected model's predictions into a CSV file

plot(cFRA_14_tbats_pred, xlab="Year", ylab="France Acummulated deaths", ylim=c(0,100000))
lines(cFRA_F, col="red")
abline(v=2020+69/365, col="green")
legend("left", legend=c("Best fitted model","Real death toll", "Start of Lockdown"), col=c("blue", "red","green"), lty=1)

## ---- chunk 44
#######################
#####UK Analysis#######
#######################


t0=2020+53/365

cUK_14 <- ts(covid_data$Cdeaths_IT[68:98],start=t0, frequency=365) #t=0 @ day84. +14d 
cUK_F <- ts(covid_data$Cdeaths_IT[68:148],start=t0, frequency=365)   # a supprimer?



cUK_14_AAN <- ets(cUK_14, model="AAN", damped=FALSE)
cUK_14_AAZ <- ets(cUK_14, model="AAZ", damped=FALSE)
cUK_14_MMN <- ets(cUK_14, model="MMN", damped=FALSE)
cUK_14_MMZ <- ets(cUK_14, model="MMZ", damped=FALSE)

cUK_14_AAND <- ets(cUK_14, model="AAN", damped=TRUE)
cUK_14_AAZD <- ets(cUK_14, model="AAZ", damped=TRUE)
cUK_14_MMND <- ets(cUK_14, model="MMN", damped=TRUE)
cUK_14_MMZD <- ets(cUK_14, model="MMZ", damped=TRUE)

# Create their prediction "cones" for 360 months (30 years) into the future with quintile confidence intervals
cUK_14_AAN_pred <- forecast(cUK_14_AAN, h=30, level=c(0.8, 0.95))
cUK_14_AAZ_pred <- forecast(cUK_14_AAZ, h=30, level=c(0.8, 0.95))
cUK_14_MMN_pred <- forecast(cUK_14_MMN, h=30, level=c(0.8, 0.95))
cUK_14_MMZ_pred <- forecast(cUK_14_MMZ, h=30, level=c(0.8, 0.95))

cUK_14_AAND_pred <- forecast(cUK_14_AAND, h=30, level=c(0.8, 0.95))
cUK_14_AAZD_pred <- forecast(cUK_14_AAZD, h=30, level=c(0.8, 0.95))
cUK_14_MMND_pred <- forecast(cUK_14_MMND, h=30, level=c(0.8, 0.95))
cUK_14_MMZD_pred <- forecast(cUK_14_MMZD, h=30, level=c(0.8, 0.95))

cUK_14_tbats <- tbats(cUK_14)
cUK_14_tbats_pred <-forecast(cUK_14_tbats, h=30, level=c(0.8, 0.95))


cUK_14_ARIMA <- auto.arima(cUK_14,seasonal=FALSE)
cUK_14_ARIMA_pred <- forecast(cUK_14_ARIMA,30)



###
### Comparing models -- Time series Cross Validation (Rolling Horizon Holdout)
###

f_AANF  <- function(y, h) forecast(ets(y, model="AAN"), h = h)
errors_AANF <- tsCV(cUK_14, f_AANF, h=1, window=10)

f_MMNF<- function(y, h) forecast(ets(y, model="MMN"), h = h)
errors_MMNF <- tsCV(cUK_14, f_MMNF, h=1, window=10)

f_AAND  <- function(y, h) forecast(ets(y, model="AAN", damped=TRUE), h = h)
errors_AAND <- tsCV(cUK_14, f_AAND, h=1, window=10)

f_MMND  <- function(y, h) forecast(ets(y, model="MMN", damped=TRUE), h = h)
errors_MMND <- tsCV(cUK_14, f_MMND, h=1, window=10)

f_TBATS  <- function(y, h) forecast(tbats(y), h = h)
errors_TBATS <- tsCV(cUK_14, f_TBATS, h=1, window=10)

f_ARIMA  <- function(y, h) forecast(auto.arima(y), h = h)
errors_ARIMA <- tsCV(cUK_14, f_ARIMA, h=1, window=10)

#mean(abs(errors_AANF/cUK_14), na.rm=TRUE)*100
#mean(abs(errors_MMNF/cUK_14), na.rm=TRUE)*100
#mean(abs(errors_AAND/cUK_14), na.rm=TRUE)*100
#mean(abs(errors_MMND/cUK_14), na.rm=TRUE)*100
#mean(abs(errors_TBATS/cUK_14), na.rm=TRUE)*100
#mean(abs(errors_ARIMA/cUK_14), na.rm=TRUE)*100


## ---- chunk 45


# Export the results out
write.csv(cUK_14_ARIMA_pred, file = "UK no lockdown+14d (MMND) .csv") # export the selected model's predictions into a CSV file

plot(cUK_14_ARIMA_pred, xlab="Year", ylab="UK Acummulated deaths", ylim=c(0,100000))
lines(cUK_F, col="red")
abline(v=2020+69/365, col="green")
legend("left", legend=c("Best fitted model","Real death toll", "Start of Lockdown"), col=c("blue", "red","green"), lty=1)

## ---- chunk 46

library(forecast)

####################
###ITALY ANALYSIS###
####################

#covid_data<-read.csv(file.choose(), header=TRUE, sep=",")

t0=2020+53/365
P=15 #predicted days
#FRA <- ts(covid_data$deaths_IT,start=0, frequency=1)
cIT <- ts(covid_data$Cdeaths_IT,start=0, frequency=1)
cIT_28 <- ts(covid_data$Cdeaths_IT[54:97],start=t0, frequency=365) #t=0 @ day69. +28d #before it was starting at 45
cIT_F <- ts(covid_data$Cdeaths_IT[54:288],start=t0, frequency=365)   # a supprimer 

#plot(cIT_F)
#lines(cIT_28, col="red")

cIT_28_AAN <- ets(cIT_28, model="AAN", damped=FALSE)
cIT_28_AAZ <- ets(cIT_28, model="AAZ", damped=FALSE)
cIT_28_MMN <- ets(cIT_28, model="MMN", damped=FALSE)
cIT_28_MMZ <- ets(cIT_28, model="MMZ", damped=FALSE)

cIT_28_AAND <- ets(cIT_28, model="AAN", damped=TRUE)
cIT_28_AAZD <- ets(cIT_28, model="AAZ", damped=TRUE)
cIT_28_MMND <- ets(cIT_28, model="MMN", damped=TRUE)
cIT_28_MMZD <- ets(cIT_28, model="MMZ", damped=TRUE)

# Create their prediction "cones" for 360 months (30 years) into the future with quintile confidence intervals
cIT_28_AAN_pred <- forecast(cIT_28_AAN, h=30, level=c(0.8, 0.95))
cIT_28_AAZ_pred <- forecast(cIT_28_AAZ, h=30, level=c(0.8, 0.95))
cIT_28_MMN_pred <- forecast(cIT_28_MMN, h=30, level=c(0.8, 0.95))
cIT_28_MMZ_pred <- forecast(cIT_28_MMZ, h=30, level=c(0.8, 0.95))

cIT_28_AAND_pred <- forecast(cIT_28_AAND, h=30, level=c(0.8, 0.95))
cIT_28_AAZD_pred <- forecast(cIT_28_AAZD, h=30, level=c(0.8, 0.95))
cIT_28_MMND_pred <- forecast(cIT_28_MMND, h=30, level=c(0.8, 0.95))
cIT_28_MMZD_pred <- forecast(cIT_28_MMZD, h=30, level=c(0.8, 0.95))

cIT_28_tbats <- tbats(cIT_28)
cIT_28_tbats_pred <-forecast(cIT_28_tbats, h=30, level=c(0.8, 0.95))
par(mfrow=c(1,1))

cIT_28_ARIMA <- auto.arima(cIT_28,seasonal=FALSE)
cIT_28_ARIMA_pred <- forecast(cIT_28_ARIMA,30)


###
### Comparing models -- Time series Cross Validation (Rolling Horizon Holdout)
###

f_AANF  <- function(y, h) forecast(ets(y, model="AAN"), h = h)
errors_AANF <- tsCV(cIT_28, f_AANF, h=1, window=15)

f_MMNF<- function(y, h) forecast(ets(y, model="MMN"), h = h)
errors_MMNF <- tsCV(cIT_28, f_MMNF, h=1, window=15)

f_AAND  <- function(y, h) forecast(ets(y, model="AAN", damped=TRUE), h = h)
errors_AAND <- tsCV(cIT_28, f_AAND, h=1, window=15)

f_MMND  <- function(y, h) forecast(ets(y, model="MMN", damped=TRUE), h = h)
errors_MMND <- tsCV(cIT_28, f_MMND, h=1, window=15)

f_TBATS  <- function(y, h) forecast(tbats(y), h = h)
errors_TBATS <- tsCV(cIT_28, f_TBATS, h=1, window=15)

f_ARIMA  <- function(y, h) forecast(auto.arima(y), h = h)
errors_ARIMA <- tsCV(cIT_28, f_ARIMA, h=1, window=15)


#mean(abs(errors_AANF/cIT_28), na.rm=TRUE)*100
#mean(abs(errors_MMNF/cIT_28), na.rm=TRUE)*100
#mean(abs(errors_AAND/cIT_28), na.rm=TRUE)*100
#mean(abs(errors_MMND/cIT_28), na.rm=TRUE)*100
#mean(abs(errors_TBATS/cIT_28), na.rm=TRUE)*100
#mean(abs(errors_ARIMA/cIT_28), na.rm=TRUE)*100

## ---- chunk 47

# Export the results out
write.csv(cIT_28_MMND_pred, file = "IT no lockdown+28d (MMND) .csv") # export the selected model's predictions into a CSV file

plot(cIT_28_MMND_pred, xlab="Year", ylab="Italy Acummulated deaths", ylim=c(0,100000))
lines(cIT_F, col="red")
abline(v=2020+69/365, col="green")
legend("left", legend=c("Best fitted model","Real death toll", "Start of Lockdown"), col=c("blue", "red","green"), lty=1)


## ---- chunk 48
#####################
###France ANALYSIS###
####################


t0=2020+53/365

cFRA_28 <- ts(covid_data$Cdeaths_IT[58:103],start=t0, frequency=365) #t=0 @ day75. +28d 
cFRA_F <- ts(covid_data$Cdeaths_IT[58:288],start=t0, frequency=365)   # a supprimer?

cFRA_28_AAN <- ets(cFRA_28, model="AAN", damped=FALSE)
cFRA_28_AAZ <- ets(cFRA_28, model="AAZ", damped=FALSE)
cFRA_28_MMN <- ets(cFRA_28, model="MMN", damped=FALSE)
cFRA_28_MMZ <- ets(cFRA_28, model="MMZ", damped=FALSE)

cFRA_28_AAND <- ets(cFRA_28, model="AAN", damped=TRUE)
cFRA_28_AAZD <- ets(cFRA_28, model="AAZ", damped=TRUE)
cFRA_28_MMND <- ets(cFRA_28, model="MMN", damped=TRUE)
cFRA_28_MMZD <- ets(cFRA_28, model="MMZ", damped=TRUE)

# Create their prediction "cones" for 360 months (30 years) into the future with quintile confidence intervals
cFRA_28_AAN_pred <- forecast(cFRA_28_AAN, h=30, level=c(0.8, 0.95))
cFRA_28_AAZ_pred <- forecast(cFRA_28_AAZ, h=30, level=c(0.8, 0.95))
cFRA_28_MMN_pred <- forecast(cFRA_28_MMN, h=30, level=c(0.8, 0.95))
cFRA_28_MMZ_pred <- forecast(cFRA_28_MMZ, h=30, level=c(0.8, 0.95))

cFRA_28_AAND_pred <- forecast(cFRA_28_AAND, h=30, level=c(0.8, 0.95))
cFRA_28_AAZD_pred <- forecast(cFRA_28_AAZD, h=30, level=c(0.8, 0.95))
cFRA_28_MMND_pred <- forecast(cFRA_28_MMND, h=30, level=c(0.8, 0.95))
cFRA_28_MMZD_pred <- forecast(cFRA_28_MMZD, h=30, level=c(0.8, 0.95))

cFRA_28_tbats <- tbats(cFRA_28)
cFRA_28_tbats_pred <-forecast(cFRA_28_tbats, h=30, level=c(0.8, 0.95))
par(mfrow=c(1,1))
#plot(cFRA_28_tbats_pred, xlab="Year", ylab="Predicted Electric Rate")
#lines(cFRA_F, col="red")

cFRA_28_ARIMA <- auto.arima(cFRA_28,seasonal=FALSE)
cFRA_28_ARIMA_pred <- forecast(cFRA_28_ARIMA,30)

###
### Comparing models -- Time series Cross Validation (Rolling Horizon Holdout)
###

f_AANF  <- function(y, h) forecast(ets(y, model="AAN"), h = h)
errors_AANF <- tsCV(cFRA_28, f_AANF, h=1, window=10)

f_MMNF<- function(y, h) forecast(ets(y, model="MMN"), h = h)
errors_MMNF <- tsCV(cFRA_28, f_MMNF, h=1, window=10)

f_AAND  <- function(y, h) forecast(ets(y, model="AAN", damped=TRUE), h = h)
errors_AAND <- tsCV(cFRA_28, f_AAND, h=1, window=10)

f_MMND  <- function(y, h) forecast(ets(y, model="MMN", damped=TRUE), h = h)
errors_MMND <- tsCV(cFRA_28, f_MMND, h=1, window=10)

f_TBATS  <- function(y, h) forecast(tbats(y), h = h)
errors_TBATS <- tsCV(cFRA_28, f_TBATS, h=1, window=10)

f_ARIMA  <- function(y, h) forecast(auto.arima(y), h = h)
errors_ARIMA <- tsCV(cFRA_28, f_ARIMA, h=1, window=10)


#mean(abs(errors_AANF/cFRA_28), na.rm=TRUE)*100
#mean(abs(errors_MMNF/cFRA_28), na.rm=TRUE)*100
#mean(abs(errors_AAND/cFRA_28), na.rm=TRUE)*100
#mean(abs(errors_MMND/cFRA_28), na.rm=TRUE)*100
#mean(abs(errors_TBATS/cFRA_28), na.rm=TRUE)*100
#mean(abs(errors_ARIMA/cFRA_28), na.rm=TRUE)*100


## ---- chunk 49


# Export the results out
write.csv(cFRA_28_ARIMA_pred, file = "FRA no lockdown+28d (ARIMA) .csv") # export the selected model's predictions into a CSV file

plot(cFRA_28_ARIMA_pred, xlab="Year", ylab="France Acummulated deaths", ylim=c(0,100000))
lines(cFRA_F, col="red")
abline(v=2020+69/365, col="green")
legend("left", legend=c("Best fitted model","Real death toll", "Start of Lockdown"), col=c("blue", "red","green"), lty=1)



## ---- chunk 50
#######################
#####UK Analysis#######
#######################


t0=2020+53/365
cUK_28 <- ts(covid_data$Cdeaths_IT[68:112],start=t0, frequency=365) #t=0 @ day84. +28d 
cUK_F <- ts(covid_data$Cdeaths_IT[68:288],start=t0, frequency=365)   # a supprimer?

#plot(cUK_F)
#lines(cUK_28, col="red")

cUK_28_AAN <- ets(cUK_28, model="AAN", damped=FALSE)
cUK_28_AAZ <- ets(cUK_28, model="AAZ", damped=FALSE)
cUK_28_MMN <- ets(cUK_28, model="MMN", damped=FALSE)
cUK_28_MMZ <- ets(cUK_28, model="MMZ", damped=FALSE)

cUK_28_AAND <- ets(cUK_28, model="AAN", damped=TRUE)
cUK_28_AAZD <- ets(cUK_28, model="AAZ", damped=TRUE)
cUK_28_MMND <- ets(cUK_28, model="MMN", damped=TRUE)
cUK_28_MMZD <- ets(cUK_28, model="MMZ", damped=TRUE)

# Create their prediction "cones" for 360 months (30 years) into the future with quintile confidence intervals
cUK_28_AAN_pred <- forecast(cUK_28_AAN, h=30, level=c(0.8, 0.95))
cUK_28_AAZ_pred <- forecast(cUK_28_AAZ, h=30, level=c(0.8, 0.95))
cUK_28_MMN_pred <- forecast(cUK_28_MMN, h=30, level=c(0.8, 0.95))
cUK_28_MMZ_pred <- forecast(cUK_28_MMZ, h=30, level=c(0.8, 0.95))

cUK_28_AAND_pred <- forecast(cUK_28_AAND, h=30, level=c(0.8, 0.95))
cUK_28_AAZD_pred <- forecast(cUK_28_AAZD, h=30, level=c(0.8, 0.95))
cUK_28_MMND_pred <- forecast(cUK_28_MMND, h=30, level=c(0.8, 0.95))
cUK_28_MMZD_pred <- forecast(cUK_28_MMZD, h=30, level=c(0.8, 0.95))

cUK_28_tbats <- tbats(cUK_28)
cUK_28_tbats_pred <-forecast(cUK_28_tbats, h=30, level=c(0.8, 0.95))


cUK_28_ARIMA <- auto.arima(cUK_28,seasonal=FALSE)
cUK_28_ARIMA_pred <- forecast(cUK_28_ARIMA,30)


###
### Comparing models -- Time series Cross Validation (Rolling Horizon Holdout)
###

f_AANF  <- function(y, h) forecast(ets(y, model="AAN"), h = h)
errors_AANF <- tsCV(cUK_28, f_AANF, h=1, window=10)

f_MMNF<- function(y, h) forecast(ets(y, model="MMN"), h = h)
errors_MMNF <- tsCV(cUK_28, f_MMNF, h=1, window=10)

f_AAND  <- function(y, h) forecast(ets(y, model="AAN", damped=TRUE), h = h)
errors_AAND <- tsCV(cUK_28, f_AAND, h=1, window=10)

f_MMND  <- function(y, h) forecast(ets(y, model="MMN", damped=TRUE), h = h)
errors_MMND <- tsCV(cUK_28, f_MMND, h=1, window=10)

f_TBATS  <- function(y, h) forecast(tbats(y), h = h)
errors_TBATS <- tsCV(cUK_28, f_TBATS, h=1, window=10)

f_ARIMA  <- function(y, h) forecast(auto.arima(y), h = h)
errors_ARIMA <- tsCV(cUK_28, f_ARIMA, h=1, window=10)


#mean(abs(errors_AANF/cUK_28), na.rm=TRUE)*100
#mean(abs(errors_MMNF/cUK_28), na.rm=TRUE)*100
#mean(abs(errors_AAND/cUK_28), na.rm=TRUE)*100
#mean(abs(errors_MMND/cUK_28), na.rm=TRUE)*100
#mean(abs(errors_TBATS/cUK_28), na.rm=TRUE)*100
#mean(abs(errors_ARIMA/cUK_28), na.rm=TRUE)*100

## ---- chunk 51


# Export the results out
write.csv(cUK_28_ARIMA_pred, file = "UK no lockdown+28d (MMND) .csv") # export the selected model's predictions into a CSV file

plot(cUK_28_ARIMA_pred, xlab="Year", ylab="UK Acummulated deaths", ylim=c(0,100000))
lines(cUK_F, col="red")
abline(v=2020+69/365, col="green")
legend("left", legend=c("Best fitted model","Real death toll", "Start of Lockdown"), col=c("blue", "red","green"), lty=1)
